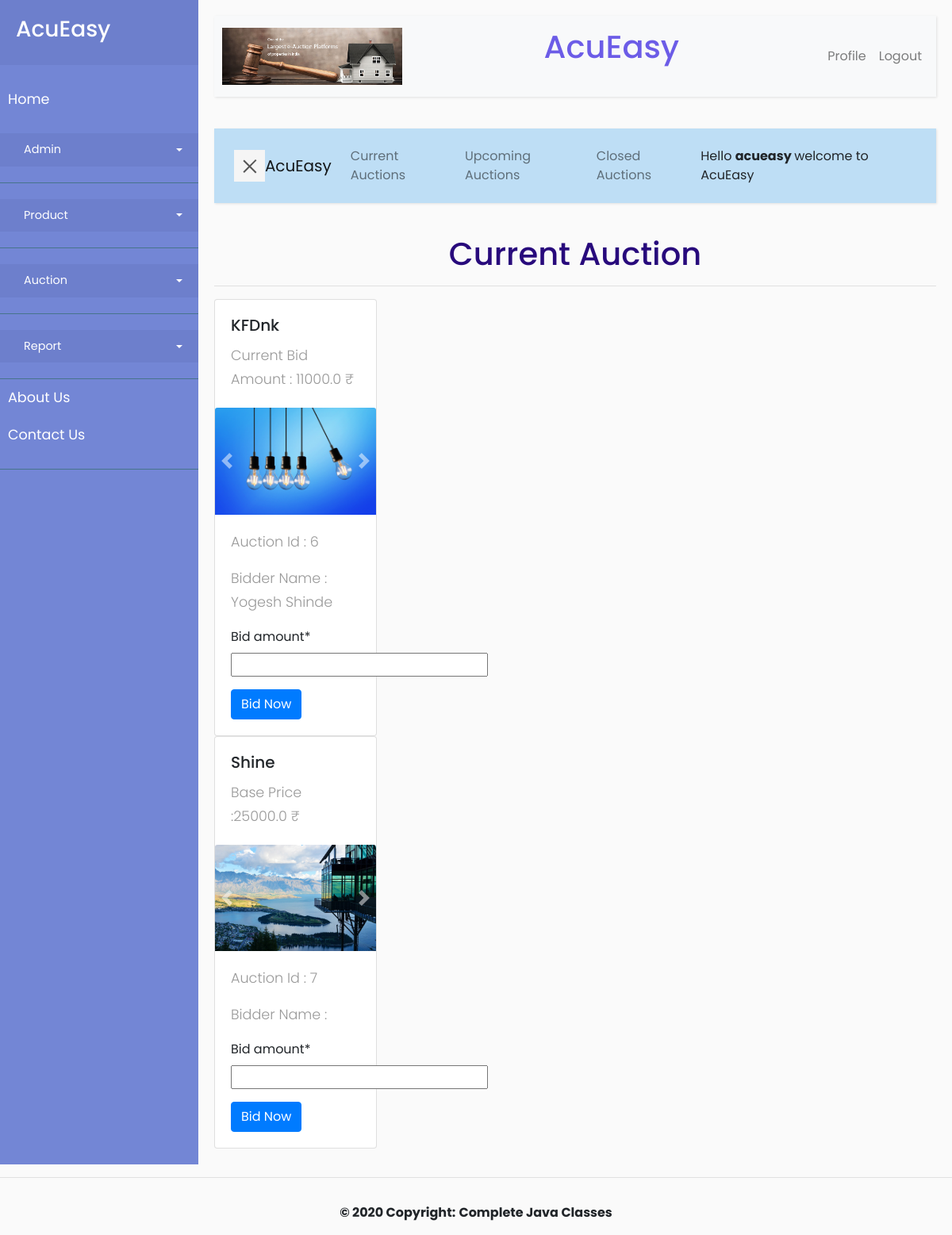
The app's page /admingui/home/ (signed in) with its own data.
### Auction/models.py (models this page shows, shortened)
class CurrentAuction(models.Model):
    currentauction_id = models.AutoField(primary_key=True)
    auctiondetails = models.OneToOneField(AuctionDetails, models.DO_NOTHING)

class AuctionDetails(models.Model):
    auctiondetails_id = models.AutoField(primary_key=True)
    auctiondetails_date = models.DateTimeField()
    productinformation = models.ForeignKey(
        ProductInformation, on_delete=models.CASCADE)

class CurrentBid(models.Model):
    currentbid_id = models.AutoField(primary_key=True)
    currentbid_time = models.TimeField()
    currentbid_amount = models.FloatField()
    currentauction = models.ForeignKey(
        CurrentAuction, on_delete=models.CASCADE)
    bidder = models.ForeignKey(Bidder, on_delete=models.CASCADE)

class Bidder(models.Model):
    bidder_id = models.AutoField(primary_key=True)
    bidder_type = models.CharField(max_length=36)
    user = models.ForeignKey(User, on_delete=models.CASCADE)

### Product/models.py (models this page shows, shortened)
class ProductInformation(models.Model):
    productinformation_id = models.AutoField(primary_key=True)
    productcategory = models.ForeignKey(ProductCategory, on_delete=models.CASCADE)
    productsubcategory = models.ForeignKey(ProductSubcategory, on_delete=models.CASCADE)
    productinformation_name=models.CharField(max_length=36)
    productinformation_details = models.TextField()
    user = models.ForeignKey(User, on_delete=models.CASCADE)
    product_verify = models.BooleanField(default=False)
    productinformation_baseprice=models.FloatField()

class ProductImages(models.Model):
    productimages_id = models.AutoField(primary_key=True)
    productinformation = models.ForeignKey(ProductInformation, on_delete=models.CASCADE)
    productimages_image = models.FileField(upload_to="product/")

### User/models.py (models this page shows, shortened)
class User(models.Model):
    user_id = models.AutoField(primary_key=True)
    user_name = models.CharField(max_length=36)
    user_username = models.CharField(max_length=36)
    user_password = models.CharField(max_length=36)
    user_confirm_password = models.CharField(max_length=36)
    user_email = models.EmailField()
    user_contact = models.IntegerField()
    GENDER_MALE = 0
    GENDER_FEMALE = 1
    GENDER_CHOICES = [(GENDER_MALE, 'Male'), (GENDER_FEMALE, 'Female')]
    gender = models.IntegerField(choices=GENDER_CHOICES)
    idproof = models.ManyToManyField(IdProof)
    idproof_images=models.ImageField(upload_to='idproof/')
    country = models.ForeignKey(Country, on_delete=models.CASCADE)
    state = models.ForeignKey(State, on_delete=models.CASCADE)
    city = models.ForeignKey(City, on_delete=models.CASCADE)
    area = models.ForeignKey(Area, on_delete=models.CASCADE)

### Admin/views.py (the view)
# urls.py: path('home/', views.AdminDisplay.as_view()),
class AdminDisplay(View):
    objAuction = CurrentAuction.objects.all()
    bidList = []
    amount = []
    cform = CurrentBidForm
    @admin_login
    def get(self, request):
        aname=request.session.get('admin')
        self.bidList.clear()
        self.amount.clear()
        form = self.cform()
        for obj in self.objAuction:
            currentbid = obj.currentbid_set.all().last()
            if currentbid:
                bidder = currentbid.bidder
                amount = bidder.currentbid_set.all().last()
                self.amount.append(amount.currentbid_amount)
                self.bidList.append(bidder)
            else:
                self.amount.append(None)
                self.bidList.append(None)
        data = zip(self.objAuction, self.bidList, self.amount)
        return render(request, 'admin_home.html', {'admin': aname,'data': data, 'form': form})

### Auction/forms.py
class CurrentBidForm(forms.Form):
    bid_amount = forms.FloatField()

### Admin/admin_decorator.py (called while the page is built)
def admin_login(function):
    def wrap(self, request, *args, **kwargs):
        if request.session.get('admin'):
            return function(self, request, *args, **kwargs)
        else:
            return redirect('/admingui/admin-login/')
    return wrap

### Admin/templates/admin_home.html (shortened to what this page needs)
{% extends 'AcuEasy/admin_base2.html'%} {% load static %}
    {% load crispy_forms_tags %}
    {% block body %}
    <div align="center">
        <h1>Current Auction</h1>
    </div>
    <hr>
    {% for product,bidder,amount in data %}
    <div class="row">
        <div class="col-sm-3">
            <form action="/auction/current-bid/{{product.currentauction_id}}/" method="POST"
                enctype="multipart/form-data">
                <div class="card">
                    <div class="card-body">
                        <h5 class="card-title">
                            {{product.auctiondetails.productinformation.productinformation_name}}
                        </h5>
                        <p class="card-text">
                            {% if bidder %}
                            Current Bid Amount : {{amount}} &#8377;
                            {% else %}
                            Base Price :{{product.auctiondetails.productinformation.productinformation_baseprice}}
                            &#8377;
                            {% endif %}
                        </p>
                    </div>
                    <div id="carouselExampleControls" class="carousel slide" data-ride="carousel">
                        <a href="/auction/product-detail/{{product.auctiondetails_id}}/">
                            <div class="carousel-inner">
                                {% for prodimage in product.auctiondetails.productinformation.productimages_set.all%}
                                {% if forloop.first %}
                                <div class="carousel-item active">
                                    <img class="card-img-top" src="{{prodimage.productimages_image.url}}"
                                        alt="Card image cap" />
                                </div>
                                {% else %}
                                <div class="carousel-item">
                                    <img class="card-img-top" src="{{prodimage.productimages_image.url}}"
                                        alt="Card image cap" />
                                </div>
                                {% endif %}
                                {% endfor %}
                            </div>
                        </a>
                        <a class="carousel-control-prev" href="#carouselExampleControls" role="button"
                            data-slide="prev">
                            <span class="carousel-control-prev-icon" aria-hidden="true"></span>
                        </a>
                        <a class="carousel-control-next" href="#carouselExampleControls" role="button"
                            data-slide="next">
                            <span class="carousel-control-next-icon" aria-hidden="true"></span>
                        </a>
                    </div>
                    <div class="card-body">
                        <p class="card-text">
                            Auction Id : {{product.auctiondetails_id}}
                        </p>
                        <p class="card-text">
                            Bidder Name :
                            {% if bidder %}
                            {{bidder.user.user_name}}
                            {% endif %}
                        </p>
                        <p>{{form | crispy }}</p>
                        <button class="btn btn-primary">Bid
                            Now</button>
                    </div>
                </div>
            </form>
        </div>
    </div>
    {% endfor %}
    {% endblock %}

### static/css/base.css (style rules this page uses)
body { font-family: 'Poppins', sans-serif; background: #fafafa; }
p { font-family: 'Poppins', sans-serif; font-size: 1.1em; font-weight: 300; line-height: 1.7em; color: #999; }
a, a:hover, a:focus { color: inherit; text-decoration: none; transition: all 0.3s; }

### Admin/templates/admin_home.html (style rules this page uses)
h1 { color: #280a7c; }

### records on screen
CurrentAuction: auctiondetails.productinformation.productinformation_name "KFDnk", currentbid_amount "11000.0", auctiondetails_id "6", user.user_name "Yogesh Shinde"
ProductImages: productimages_image (picture)
CurrentAuction: auctiondetails.productinformation.productinformation_name "Shine", auctiondetails.productinformation.productinformation_baseprice "25000.0", auctiondetails_id "7"
ProductImages: productimages_image (picture)

### other values on screen
{{ admin }} "acueasy"
